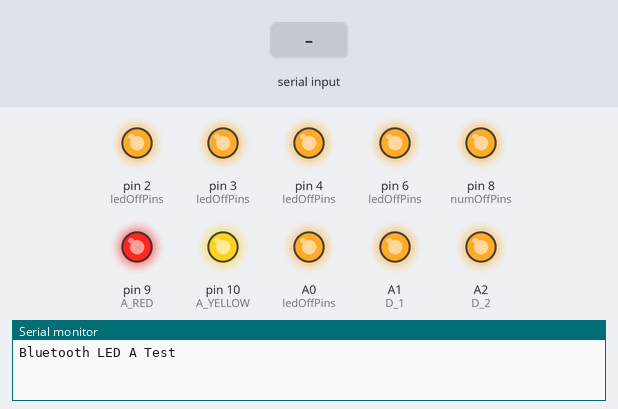
This sketch was run on a simulated Arduino Uno, built with avr-gcc and run on an emulated ATmega328P. Parts: output pins drawn as LEDs (lit = HIGH), the last lines printed to the serial monitor. The test bench sets the inputs (shaded band).

Above: at 1.2 s.
1.3 s: "1" received over the second serial link
At 2.3 s:
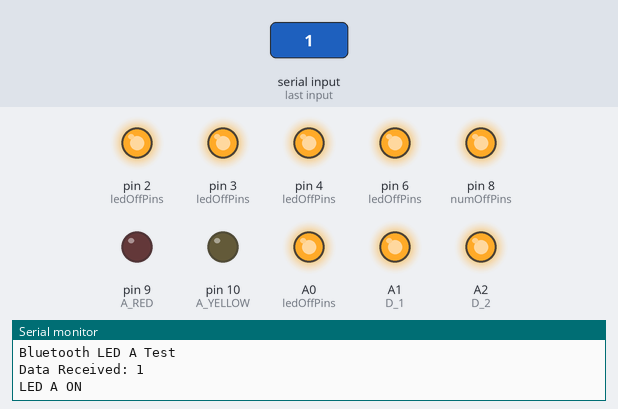
2.8 s: "0" received over the second serial link
At 3.5 s:
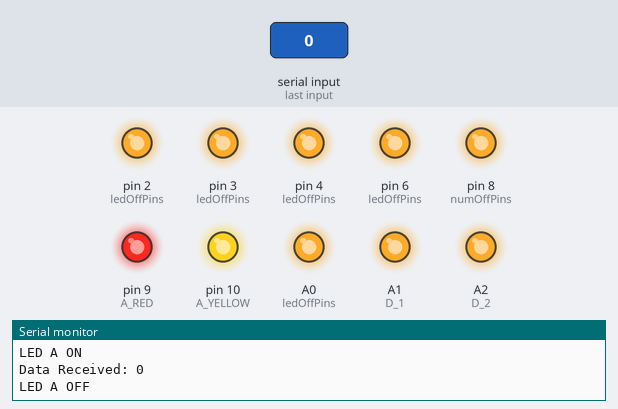
Timing chart, 0 to 5.8 s (numbered marks = the images above; inputs shaded):
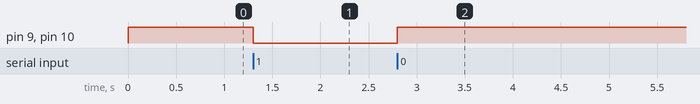

The sketch:

A_led_on_with_bt.ino
```cpp
/*
 * LED A (D9, D10) 블루투스 제어 테스트
 * - 블루투스(HC-06) 핀: D11(RX), D12(TX)
 * - LED A 핀: D9, D10
 * - LED 로직: 공통 애노드 (LOW = ON, HIGH = OFF)
 */

#include <SoftwareSerial.h>

// --- 핀 정의 (제공된 핀맵 기준) ---

// HC-06 블루투스 핀
const int BT_RX_PIN = 11; // 아두이노 RX <- HC-06 TX
const int BT_TX_PIN = 12; // 아두이노 TX -> HC-06 RX (★★★ 전압분배 저항 필수 ★★★)

// 블루투스 시리얼 객체 선언
SoftwareSerial btSerial(BT_RX_PIN, BT_TX_PIN);

// LED A 핀
const int A_RED = 9;
const int A_YELLOW = 10; // (또는 초록색/색상2)

// --- LED 로직 정의 (공통 애노드) ---
const int LED_ON = LOW;
const int LED_OFF = HIGH;

// --- 나머지 LED 핀 (작동 안 하도록 끌 때 사용) ---
const int CENTER_1 = 8;
const int CENTER_2 = 6;
const int B_1 = 4;
const int B_2 = 3;
const int C_1 = 2;
const int C_2 = A0;
const int D_1 = A1;
const int D_2 = A2;
const int ledOffPins[] = {CENTER_1, CENTER_2, B_1, B_2, C_1, C_2, D_1, D_2};
const int numOffPins = 8;


void setup() {
  // 시리얼 모니터 시작 (디버깅용)
  Serial.begin(9600);
  Serial.println("Bluetooth LED A Test");

  // 블루투스 시리얼 시작
  btSerial.begin(9600);

  // --- LED A 핀 출력 설정 ---
  pinMode(A_RED, OUTPUT);
  pinMode(A_YELLOW, OUTPUT);

  // --- 나머지 핀들도 출력으로 설정 (확실하게 끄기 위해) ---
  for (int i = 0; i < numOffPins; i++) {
    pinMode(ledOffPins[i], OUTPUT);
  }

  // --- 모든 LED 끄고 시작 ---
  allLedsOff();
}

void loop() {

  // 블루투스(HC-06)로부터 데이터가 수신되었는지 확인
  if (btSerial.available()) {
    char data = btSerial.read(); // 수신된 데이터 1바이트를 읽음

    // 시리얼 모니터에 수신된 값 출력 (디버깅용)
    Serial.print("Data Received: ");
    Serial.println(data);

    // 수신된 값에 따라 LED A 제어
    switch (data) {
      case '1':
        // '1'을 받으면 LED A 켜기
        Serial.println("LED A ON");
        digitalWrite(A_RED, LED_ON);
        digitalWrite(A_YELLOW, LED_ON);
        break;

      case '0':
        // '0'을 받으면 LED A 끄기
        Serial.println("LED A OFF");
        digitalWrite(A_RED, LED_OFF);
        digitalWrite(A_YELLOW, LED_OFF);
        break;

      // (다른 문자는 무시)
    }
  }
}

/**
 * @brief 모든 10개의 LED 핀을 끕니다. (HIGH 신호 전송)
 */
void allLedsOff() {
  // A 끄기
  digitalWrite(A_RED, LED_OFF);
  digitalWrite(A_YELLOW, LED_OFF);

  // 나머지 끄기
  for (int i = 0; i < numOffPins; i++) {
    digitalWrite(ledOffPins[i], LED_OFF);
  }
}
```

Measured:
- after the input at 1.3 s, pin 9 (A_RED), pin 10 (A_YELLOW): HIGH → LOW at once
- after the input at 2.8 s, pin 9 (A_RED), pin 10 (A_YELLOW): LOW → HIGH at once
